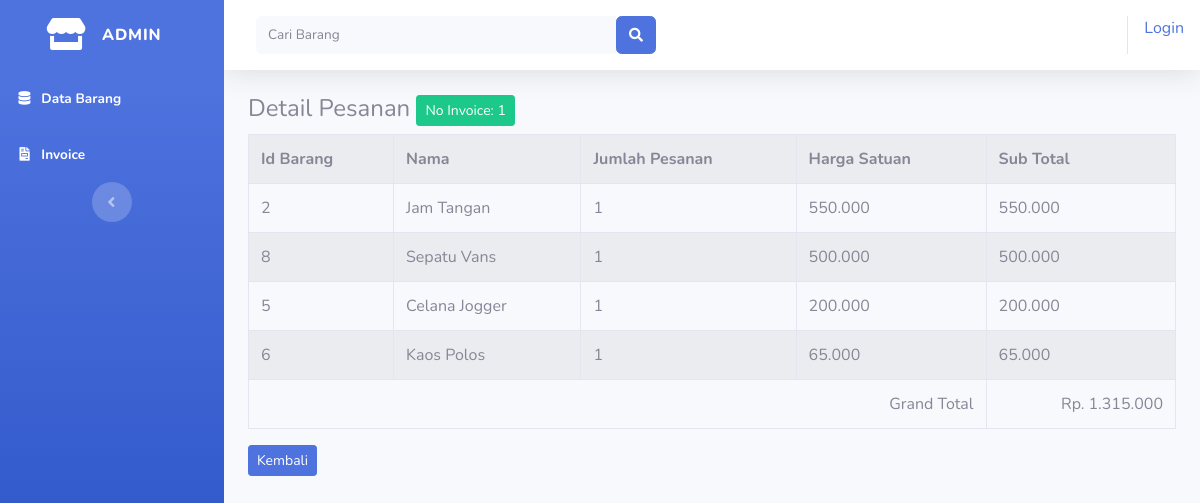
Page /index.php/admin/invoice/detail/1 on the committed database.
### tables this page shows
CREATE TABLE `tb_invoice` (
  `id` int(11) NOT NULL,
  `nama` varchar(50) NOT NULL,
  `alamat` varchar(225) NOT NULL,
  `tgl_pesan` datetime NOT NULL,
  `batas_bayar` datetime NOT NULL
);

CREATE TABLE `tb_pesanan` (
  `id` int(11) NOT NULL,
  `id_invoice` int(11) NOT NULL,
  `id_brg` int(11) NOT NULL,
  `nama_brg` varchar(50) NOT NULL,
  `jumlah` int(3) NOT NULL,
  `harga` int(10) NOT NULL,
  `pilihan` text NOT NULL
);

### application/controllers/admin/invoice.php (called while the page is built, shortened)
<?php
class Invoice extends CI_Controller{
	public function detail($id_invoice){
		$data['invoice'] = $this->model_invoice->ambil_id_invoice($id_invoice);
		$data['pesanan'] = $this->model_invoice->ambil_id_pesanan($id_invoice);
		$this->load->view('templates_admin/header');
		$this->load->view('templates_admin/sidebar');
		$this->load->view('admin/detail_invoice',$data);
		$this->load->view('templates_admin/footer');
	}
}
?>

### index.php (called while the page is built, shortened)
<?php
require_once BASEPATH.'core/CodeIgniter.php';

### application/models/model_invoice.php (called while the page is built, shortened)
<?php
class Model_invoice extends CI_Model{
	public function ambil_id_invoice($id_invoice){
		$result = $this->db->where('id', $id_invoice)->limit(1)->get('tb_invoice');
		if ($result->num_rows() > 0) {
			return $result->row();
		}else{
			return false;
		}
	}
	public function ambil_id_pesanan($id_invoice){
		$result = $this->db->where('id_invoice', $id_invoice)->get('tb_pesanan');
		if ($result->num_rows() > 0) {
			return $result->result();
		}else{
			return false;
		}
	}
}
?>

### application/views/admin/detail_invoice.php (the view)
<div class="container-fluid">
	<h4>Detail Pesanan <div class="btn btn-sm btn-success">No Invoice: <?php echo $invoice->id ?></div></h4>
	<table class=" table table-bordered table-hover table-striped">
		<tr>
			<th>Id Barang</th>
			<th>Nama</th>
			<th>Jumlah Pesanan</th>
			<th>Harga Satuan</th>
			<th>Sub Total</th>
		</tr>
		<?php
		$total = 0;
		foreach ($pesanan as $psn) :
			$subtotal = $psn->jumlah * $psn->harga;
			$total += $subtotal;
		 ?>
		 <tr>
		 	<td><?php echo $psn->id_brg ?></td>
		 	<td><?php echo $psn->nama_brg ?></td>
		 	<td><?php echo $psn->jumlah ?></td>
		 	<td><?php echo number_format($psn->harga,0,',','.') ?></td>
		 	<td><?php echo number_format($subtotal,0,',','.') ?></td>
		 </tr>
		<?php endforeach; ?>
		<tr>
			<td colspan="4" align="right">Grand Total</td>
			<td align="right">Rp. <?php echo number_format($total,0,',','.') ?></td>
		</tr>
	</table>
	<a href="<?php echo base_url('admin/invoice/index') ?>"><div class="btn btn-sm btn-primary">Kembali</div></a>
</div>

### rows in the picture
tb_invoice: id "1"
tb_pesanan: id_brg "2", nama_brg "Jam Tangan", jumlah "1", harga "550.000", subtotal "550.000"
tb_pesanan: id_brg "8", nama_brg "Sepatu Vans", jumlah "1", harga "500.000", subtotal "500.000"
tb_pesanan: id_brg "5", nama_brg "Celana Jogger", jumlah "1", harga "200.000", subtotal "200.000"
tb_pesanan: id_brg "6", nama_brg "Kaos Polos", jumlah "1", harga "65.000", subtotal "65.000"

### other values in the picture
anchor('auth/login','Login') "Login"
$total "1.315.000"
